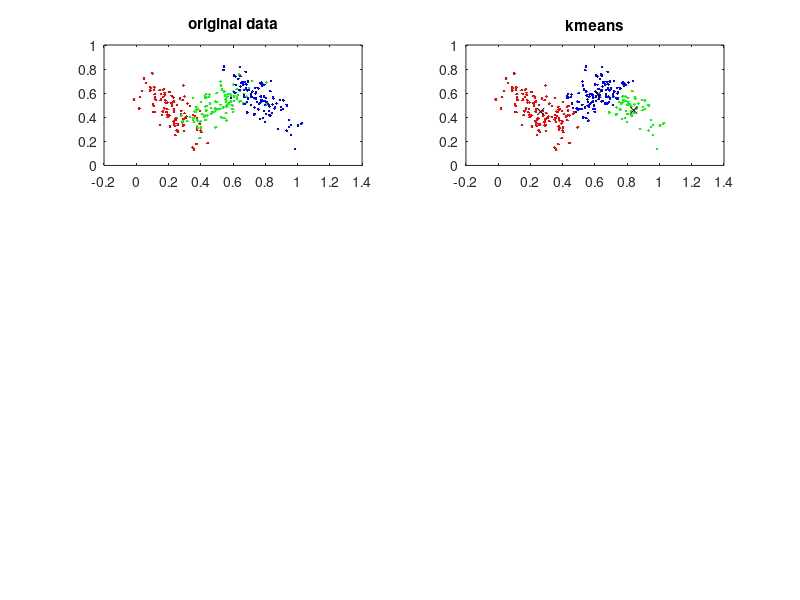

Write the MATLAB code that produced this figure. (Note: this script raises an error after producing the figure.)
%% 3 mixture of gaussian kmeans and EM comparison
clc
clear
mu1 = [0.22 0.45];
mu2=[0.5 0.5];
mu3=[0.77 0.55];
Sigma2 = [0.018  0.01 ;  0.01 0.011];
Sigma1 = [0.011 -0.01 ; -0.01 0.018];
Sigma3 = Sigma1;
mixmat = [0.5 0.3 0.2]';
r1=mvnrnd(mu1,Sigma1,100);
r2=mvnrnd(mu2,Sigma2,100);
r3=mvnrnd(mu3,Sigma3,100);
figure(1)
subplot(3,2,1)
plot(r1(:,1),r1(:,2),'.r')
hold on
plot(r2(:,1),r2(:,2),'.g')
plot(r3(:,1),r3(:,2),'.b')
title('original data')
x_data=[r1;r2;r3];
y_data=[ones(100,1);2*ones(100,1);3*ones(100,1)];
[y_k_means,C]=kmeans(x_data,3);
subplot(3,2,2)
plot(x_data(y_k_means==1,1),x_data(y_k_means==1,2),'b.')
hold on
plot(C(1,1),C(1,2),'kx','markersize',5)
plot(x_data(y_k_means==2,1),x_data(y_k_means==2,2),'r.')
plot(C(2,1),C(2,2),'kx','markersize',5)
plot(x_data(y_k_means==3,1),x_data(y_k_means==3,2),'g.')
plot(C(3,1),C(3,2),'kx','markersize',5)
title('kmeans')
[~,y_predicted_rnd]=EM(x_data,3,'random',500,10^-5,'ML');
[~,y_predicted_rnd_data]=EM(x_data,3,'data_random',500,10^-5,'ML');
[~,y_predicted_k_means]=EM(x_data,3,'k_means',500,10^-5,'ML');

subplot(3,2,3)
plot(x_data(y_predicted_rnd==1,1),x_data(y_predicted_rnd==1,2),'g.')
hold on
plot(x_data(y_predicted_rnd==2,1),x_data(y_predicted_rnd==2,2),'r.')
plot(x_data(y_predicted_rnd==3,1),x_data(y_predicted_rnd==3,2),'b.')
title('initialize with random value')
subplot(3,2,4)
plot(x_data(y_predicted_rnd_data==1,1),x_data(y_predicted_rnd_data==1,2),'g.')
hold on
plot(x_data(y_predicted_rnd_data==2,1),x_data(y_predicted_rnd_data==2,2),'b.')
plot(x_data(y_predicted_rnd_data==3,1),x_data(y_predicted_rnd_data==3,2),'r.')
title('initialize with random data')
subplot(3,2,5)
plot(x_data(y_predicted_k_means==1,1),x_data(y_predicted_k_means==1,2),'r.')
hold on
plot(x_data(y_predicted_k_means==2,1),x_data(y_predicted_k_means==2,2),'b.')
plot(x_data(y_predicted_k_means==3,1),x_data(y_predicted_k_means==3,2),'g.')
title('initialize with kmeans')

ccr_random=label_clustring_ccr(y_predicted_rnd,3,y_data);
ccr_data_random=label_clustring_ccr(y_predicted_rnd_data,3,y_data);
ccr_k_means=label_clustring_ccr(y_predicted_k_means,3,y_data);

